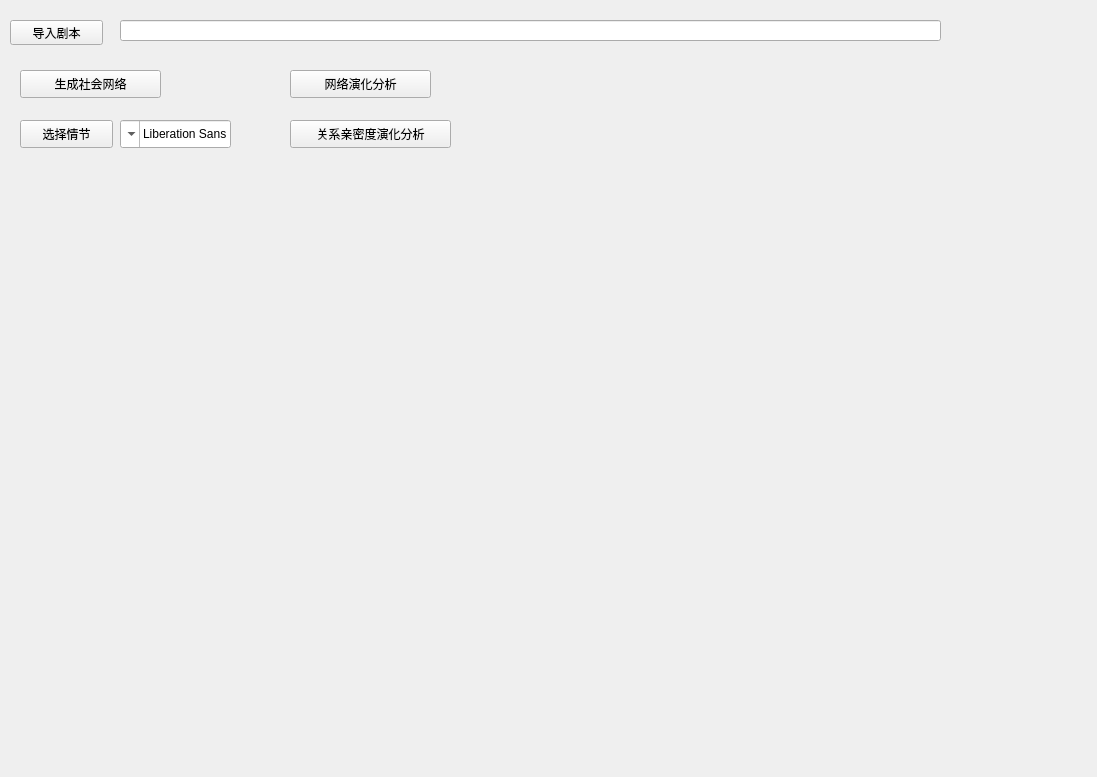
<?xml version="1.0" encoding="UTF-8"?>
<ui version="4.0">
 <class>Form</class>
 <widget class="QWidget" name="Form">
  <property name="geometry">
   <rect>
    <x>0</x>
    <y>0</y>
    <width>1097</width>
    <height>777</height>
   </rect>
  </property>
  <property name="windowTitle">
   <string>电影剧本人物关系分析系统</string>
  </property>
  <widget class="QLineEdit" name="lineEdit">
   <property name="geometry">
    <rect>
     <x>120</x>
     <y>20</y>
     <width>821</width>
     <height>21</height>
    </rect>
   </property>
  </widget>
  <widget class="QPushButton" name="pushButton">
   <property name="geometry">
    <rect>
     <x>10</x>
     <y>20</y>
     <width>93</width>
     <height>25</height>
    </rect>
   </property>
   <property name="text">
    <string>导入剧本</string>
   </property>
  </widget>
  <widget class="QPushButton" name="pushButton_2">
   <property name="geometry">
    <rect>
     <x>20</x>
     <y>70</y>
     <width>141</width>
     <height>28</height>
    </rect>
   </property>
   <property name="text">
    <string>生成社会网络</string>
   </property>
  </widget>
  <widget class="QPushButton" name="pushButton_3">
   <property name="geometry">
    <rect>
     <x>290</x>
     <y>70</y>
     <width>141</width>
     <height>28</height>
    </rect>
   </property>
   <property name="text">
    <string>网络演化分析</string>
   </property>
  </widget>
  <widget class="QPushButton" name="pushButton_4">
   <property name="geometry">
    <rect>
     <x>290</x>
     <y>120</y>
     <width>161</width>
     <height>28</height>
    </rect>
   </property>
   <property name="text">
    <string>关系亲密度演化分析</string>
   </property>
  </widget>
  <widget class="QWidget" name="horizontalLayoutWidget">
   <property name="geometry">
    <rect>
     <x>470</x>
     <y>50</y>
     <width>621</width>
     <height>721</height>
    </rect>
   </property>
   <layout class="QHBoxLayout" name="horizontalLayout"/>
  </widget>
  <widget class="QWidget" name="verticalLayoutWidget">
   <property name="geometry">
    <rect>
     <x>10</x>
     <y>170</y>
     <width>451</width>
     <height>601</height>
    </rect>
   </property>
   <layout class="QVBoxLayout" name="verticalLayout"/>
  </widget>
  <widget class="QFontComboBox" name="fontComboBox">
   <property name="geometry">
    <rect>
     <x>120</x>
     <y>120</y>
     <width>111</width>
     <height>28</height>
    </rect>
   </property>
   <property name="layoutDirection">
    <enum>Qt::RightToLeft</enum>
   </property>
  </widget>
  <widget class="QPushButton" name="pushButton_5">
   <property name="geometry">
    <rect>
     <x>20</x>
     <y>120</y>
     <width>93</width>
     <height>28</height>
    </rect>
   </property>
   <property name="text">
    <string>选择情节</string>
   </property>
  </widget>
 </widget>
 <resources/>
 <connections/>
</ui>
